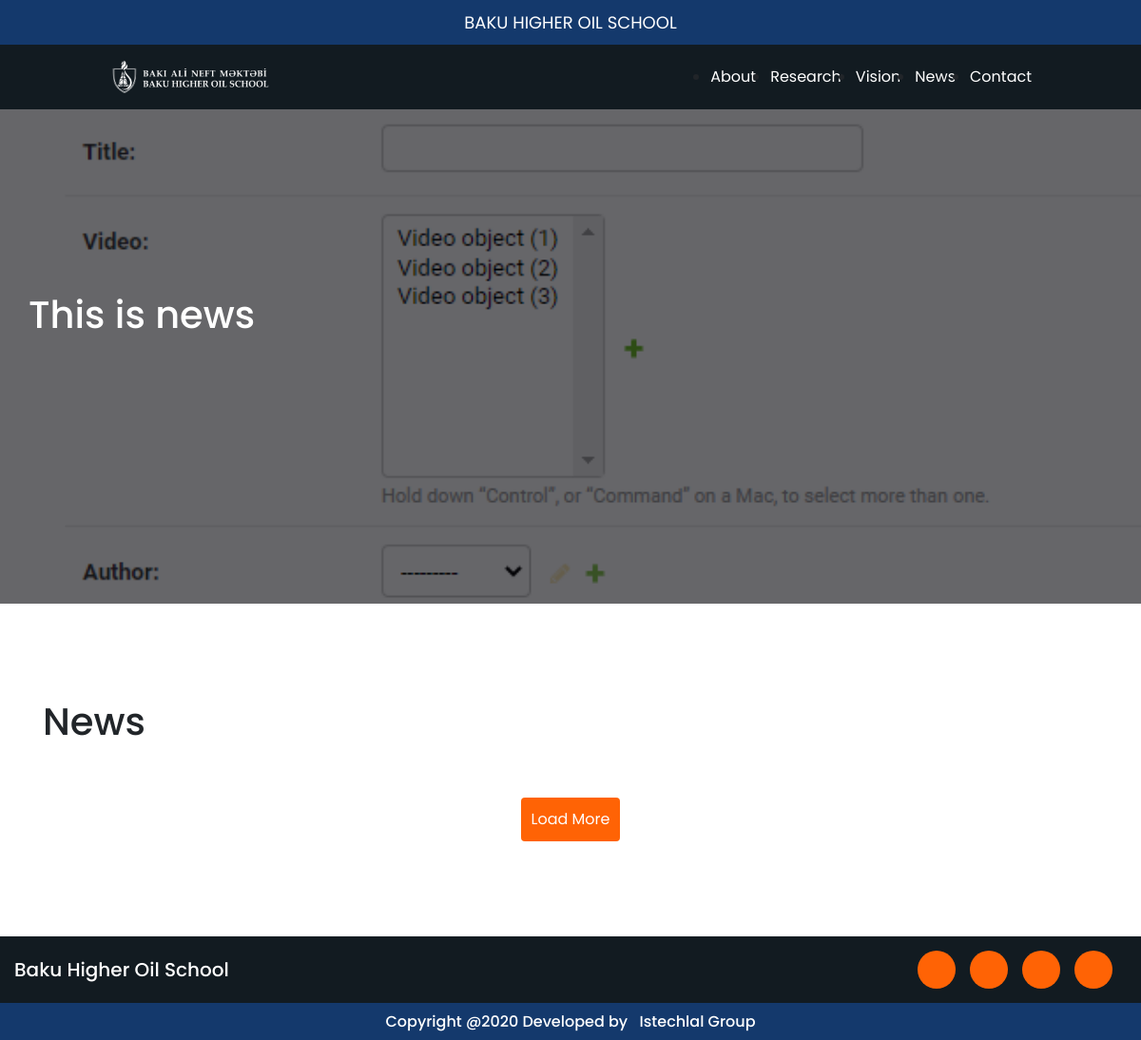
Page /news/ on the committed database.
### core/models.py (models this page shows, shortened)
class News(models.Model):
    title = models.CharField(max_length=250)
    background_img = models.ImageField(upload_to='media')

### core/views.py (the view)
# urls.py: path('news/', newstPage, name='news'),
def newstPage(request):
    greet = Greeting.objects.all()
    projects = Project.objects.all()
    events = Event.objects.all()
    links = Social_Media_Link.objects.all()
    researchs = Research.objects.all()
    vision = Vision.objects.all()
    news = News.objects.all()
    my_dict = {
        'greet':greet,
        'projects':projects,
        'events':events,
        'links':links,
        'researches':researchs,
        'vision':vision,
        'news':news,
    }
    return render(request, 'news.html', context=my_dict)

### templates/news.html (shortened to what this page needs)
{% load static %}
<!DOCTYPE html>
<html lang="en">
<head>
    <link rel="stylesheet" href="https://cdnjs.cloudflare.com/ajax/libs/meyer-reset/2.0/reset.min.css">
    <link rel="stylesheet" href="https://cdn.jsdelivr.net/npm/bootstrap@4.5.3/dist/css/bootstrap.min.css">
    <link rel="stylesheet" href="{% static 'plugins/css/owl.carousel.min.css' %}">
    <link rel="stylesheet" href="{% static 'plugins/css/owl.theme.default.min.css' %}">
    <link rel="stylesheet" href="plugins/css/aos.css">
    <link rel="stylesheet" href="{% static 'css/style.css' %}">
</head>
<body data-aos="fade-down">
    <header>
        <div id="upper_nav">
            <div class="container">
                <div class="row">
                    <div class="title">
                        <a target="_blank" href="http://www.bhos.edu.az/az/index">Baku Higher Oil School</a>
                    </div>
                </div>
            </div>
        </div>
        <div id="lower_nav">
            <nav>
                <div class="container-fluid">
                    <div class="row">
                        <div class="col-4 offset-lg-1 col-lg-2">
                            <div class="logo">
                                <a href="{% url 'core:home' %}"><img src="{% static 'assets/img/logo/bhos-logo.png' %}" alt=""></a>
                            </div>
                        </div>
                        <div class="col-lg-8">
                            <div class="navigation_bar">
                                <ul>
                                    <li><a href="{% url 'core:about' %}">About</a></li>
                                    <li><a href="{% url 'core:research' %}">Research</a></li>
                                    <li><a href="{% url 'core:vision' %}">Vision</a></li>
                                    <li><a href="{% url 'core:news' %}">News</a></li>
                                    <li><a href="{% url 'core:contact' %}">Contact</a></li>
                                </ul>
                            </div>
                        </div>
                    </div>
                </div>
            </nav>
        </div>
    </header>
    <main>
        <section id="greeting" style="background-image: url({{news.0.background_img.url}});">
            <div class="container">
                <div class="title">
                    <div class="row">
                        <h1>{{news.0.title}}</h2>
                    </div>
                </div>
            </div>
        </section>
        <section id="news">
            <div class="container">
                <div class="section_header">
                    <h1>News</h1>
                </div>
                <div class="container pt-5">
                </div>
            </div>
            <div class="container d-flex justify-content-center">
                <button class="btn" id="load_more">Load More</button>
            </div>
        </section>
    </main>
    <footer>
        <section id="university">
            <div class="container-fluid">
                <div class="row">
                    <div class="col-lg-6">
                        <div class="name">
                            <h5><a href="{% url 'core:home' %}">Baku Higher Oil School</a></h5>
                        </div>
                    </div>
                    <div class="col-lg-6">
                        <div class="icons">
                            <ul>
                                <li><a href="{{ links.0.facebook }}"></a></li>
                                <li><a href="{{ links.0.instagram }}"></a></li>
                                <li><a href="{{ links.0.youtube }}"></a></li>
                                <li><a href="{{ links.0.linkedin }}"></a></li>
                            </ul>
                        </div>
                    </div>
                </div>
            </div>
        </section>
        <section id="copyright">
            <div class="container-fluid">
                <div class="row">
                    <div class="col-12 text-center">
                        <h6><p>Copyright @2020 Developed by &nbsp; <a href="https://istechlal.com/" target="_blank"> Istechlal Group</a></p></h6>
                    </div>
                </div>
            </div>
        </section>
    </footer>
</body>
</html>

### static/css/style.css (style rules this page uses)
body { font-family: "Poppins", sans-serif; }
.btn { background-color: #ff6305; color: white; padding: 10px; }
a { color: black; text-decoration: none !important; }
body header { position: -webkit-sticky; position: sticky; z-index: 1555500050550505050; top: 0; }
body header #upper_nav { background-color: #14396c; padding: 10px; }
body header #upper_nav .title { width: 100%; display: -webkit-box; display: -ms-flexbox; display: flex; -webkit-box-pack: center; -ms-flex-pack: center; justify-content: center; -webkit-box-align: center; -ms-flex-align: center; align-items: center; }
body header #upper_nav .title a { text-transform: uppercase; font-size: 18px; color: white !important; }
body header #lower_nav { background-color: #121b21; display: -webkit-box; display: -ms-flexbox; display: flex; -webkit-box-align: center; -ms-flex-align: center; align-items: center; -webkit-box-pack: center; -ms-flex-pack: center; justify-content: center; }
body header #lower_nav .logo { padding: 15px 0; max-width: 100%; }
body header #lower_nav .logo img { max-width: 100%; }
body header #lower_nav .navigation_bar { height: 100%; display: -webkit-box; display: -ms-flexbox; display: flex; -webkit-box-align: center; -ms-flex-align: center; align-items: center; float: right; }
body header #lower_nav .navigation_bar ul { margin: 0; padding: 0; width: 100%; -webkit-box-orient: horizontal; -webkit-box-direction: reverse; -ms-flex-direction: row-reverse; flex-direction: row-reverse; }
body header #lower_nav .navigation_bar ul li { float: left; margin-left: 15px; }
body header #lower_nav .navigation_bar ul li a { color: white; }
body #greeting { height: 65vh; background-size: cover; background-position: center center; background-repeat: no-repeat; position: relative; background-attachment: fixed; }
body #greeting .title { display: -webkit-box; display: -ms-flexbox; display: flex; height: 55vh; display: flex; -webkit-box-orient: vertical; -webkit-box-direction: normal; -ms-flex-direction: column; flex-direction: column; -webkit-box-pack: center; -ms-flex-pack: center; justify-content: center; position: relative; color: white; }
body #greeting .title .row { display: none; }
body #greeting::before { position: absolute; content: ''; width: 100%; height: 100%; top: 0; left: 0; background-color: #010006; opacity: .60; }
body footer { background-color: #121b21; }
body footer #university .name { display: -webkit-box; display: -ms-flexbox; display: flex; -webkit-box-align: center; -ms-flex-align: center; align-items: center; width: 100%; height: 100%; position: relative; }
body footer #university .name h5 { margin: 0 !important; }
body footer #university .name h5 a { color: white !important; }
body footer #university .icons { width: 100%; display: -webkit-box; display: -ms-flexbox; display: flex; -webkit-box-orient: horizontal; -webkit-box-direction: reverse; -ms-flex-direction: row-reverse; flex-direction: row-reverse; -webkit-box-align: center; -ms-flex-align: center; align-items: center; float: right; padding: 15px 0; }
body footer #university .icons ul { display: -webkit-box; display: -ms-flexbox; display: flex; float: left; margin: 0 !important; }
body footer #university .icons ul li { margin-right: 15px; width: 40px; height: 40px; background-color: #ff6305; border-radius: 1px solid #ff6305; border-radius: 50%; display: -webkit-box; display: -ms-flexbox; display: flex; -webkit-box-pack: center; -ms-flex-pack: center; justify-content: center; -webkit-box-align: center; -ms-flex-align: center; align-items: center; }
body footer #copyright { background-color: #14396c; padding: 10px 0; }
body footer #copyright h6 { margin: 0 !important; }
body footer #copyright h6 p { margin: 0 !important; color: white; text-align: center !important; }
body footer #copyright h6 p a { color: white; -webkit-transition: 0.5s ease; transition: 0.5s ease; margin: 0 !important; }
body #news { padding-top: 100px; margin-bottom: 100px; }

### rows in the picture
News: background_img (picture), title "This is news"
